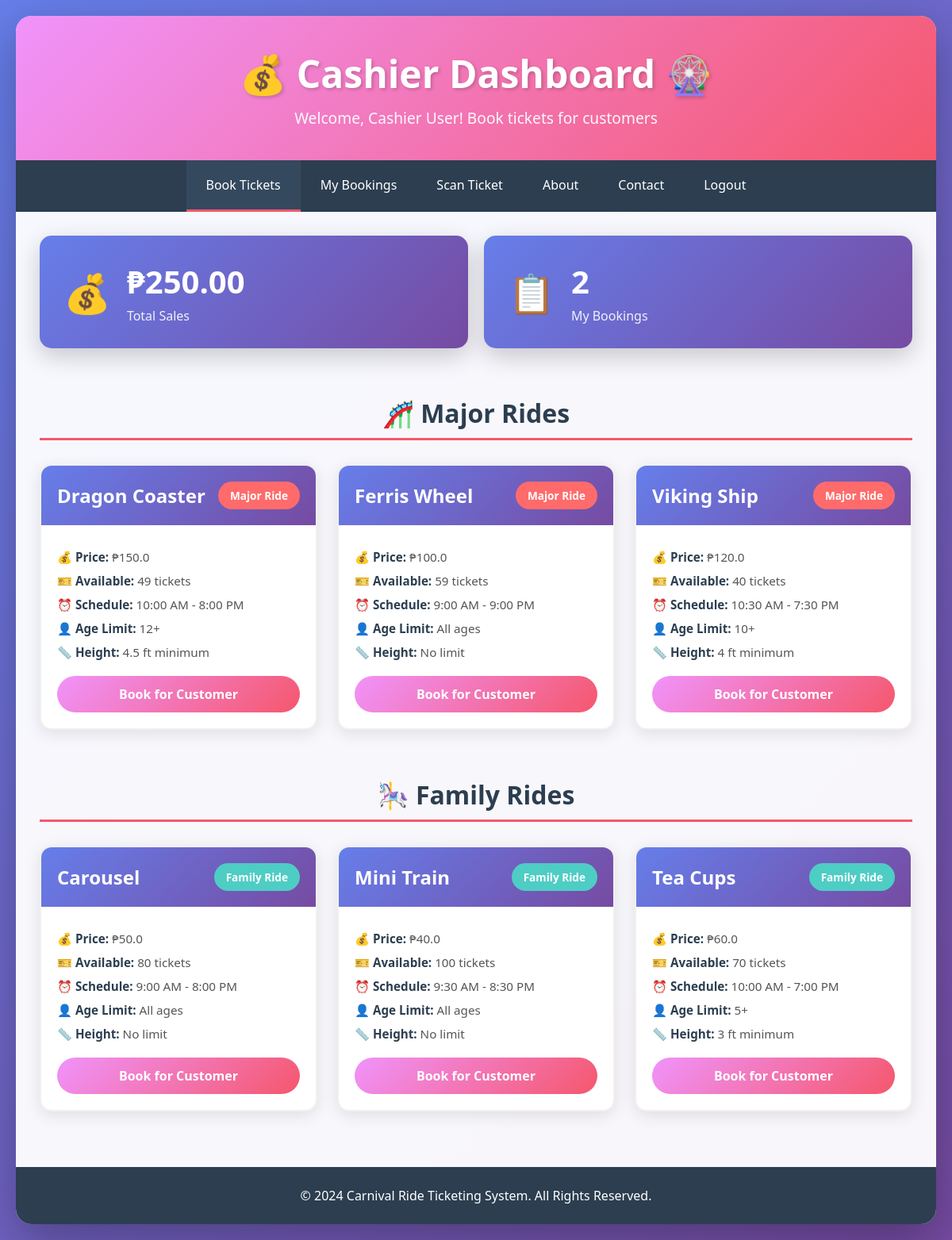
Page /cashier/dashboard (signed in) on the committed database.
### tables this page shows
CREATE TABLE rides (
            id INTEGER PRIMARY KEY AUTOINCREMENT,
            name TEXT NOT NULL,
            type TEXT NOT NULL,
            price REAL NOT NULL,
            available_tickets INTEGER NOT NULL,
            total_tickets INTEGER NOT NULL,
            schedule TEXT NOT NULL,
            age_limit TEXT NOT NULL,
            height_limit TEXT NOT NULL,
            created_at TEXT NOT NULL
        );

### app.py (the view)
@app.route('/cashier/dashboard')
@cashier_required
def cashier_dashboard():
    conn = get_db_connection()
    rides = conn.execute('SELECT * FROM rides WHERE available_tickets > 0 ORDER BY type, name').fetchall()
    major_rides = [dict(ride) for ride in rides if ride['type'] == 'Major Ride']
    family_rides = [dict(ride) for ride in rides if ride['type'] == 'Family Ride']
    cashier_bookings = conn.execute('SELECT * FROM bookings WHERE cashier_id = ?',
                                    (session['user_id'],)).fetchall()
    total_sales = sum([b['total_price'] for b in cashier_bookings])
    total_bookings = len(cashier_bookings)
    conn.close()
    return render_template('cashier_dashboard.html',
                           major_rides=major_rides,
                           family_rides=family_rides,
                           total_sales=total_sales,
                           total_bookings=total_bookings)

### app.py (called while the page is built)
def get_db_connection():
    conn = sqlite3.connect('carnival.db')
    conn.row_factory = sqlite3.Row
    return conn

def cashier_required(f):
    @wraps(f)
    def decorated_function(*args, **kwargs):
        if 'user_id' not in session or session.get('role') != 'cashier':
            flash('Cashier access required!', 'error')
            return redirect(url_for('login'))
        return f(*args, **kwargs)
    return decorated_function

### templates/cashier_dashboard.html (shortened to what this page needs)
<!DOCTYPE html>
<html lang="en">
<head>
    <link rel="stylesheet" href="{{ url_for('static', filename='css/style.css') }}">
</head>
<body>
    <div class="container">
        <header class="header">
            <h1>💰 Cashier Dashboard 🎡</h1>
            <p class="subtitle">Welcome, {{ session.full_name }}! Book tickets for customers</p>
        </header>
        <nav class="nav">
            <a href="{{ url_for('cashier_dashboard') }}" class="nav-link active">Book Tickets</a>
            <a href="{{ url_for('cashier_bookings') }}" class="nav-link">My Bookings</a>
            <a href="{{ url_for('scan_ticket') }}" class="nav-link">Scan Ticket</a>
            <a href="{{ url_for('about') }}" class="nav-link">About</a>
            <a href="{{ url_for('contact') }}" class="nav-link">Contact</a>
            <a href="{{ url_for('logout') }}" class="nav-link">Logout</a>
        </nav>
        <div class="stats-container">
            <div class="stat-card">
                <div class="stat-icon">💰</div>
                <div class="stat-info">
                    <h3>₱{{ "%.2f"|format(total_sales) }}</h3>
                    <p>Total Sales</p>
                </div>
            </div>
            <div class="stat-card">
                <div class="stat-icon">📋</div>
                <div class="stat-info">
                    <h3>{{ total_bookings }}</h3>
                    <p>My Bookings</p>
                </div>
            </div>
        </div>
        <section class="rides-section">
            <h2 class="section-title">🎢 Major Rides</h2>
            <div class="rides-grid">
                {% for ride in major_rides %}
                <div class="ride-card">
                    <div class="ride-header">
                        <h3>{{ ride.name }}</h3>
                        <span class="ride-type major">{{ ride.type }}</span>
                    </div>
                    <div class="ride-body">
                        <div class="ride-info">
                            <p><strong>💰 Price:</strong> ₱{{ ride.price }}</p>
                            <p><strong>🎫 Available:</strong> {{ ride.available_tickets }} tickets</p>
                            <p><strong>⏰ Schedule:</strong> {{ ride.schedule }}</p>
                            <p><strong>👤 Age Limit:</strong> {{ ride.age_limit }}</p>
                            <p><strong>📏 Height:</strong> {{ ride.height_limit }}</p>
                        </div>
                        <a href="{{ url_for('cashier_book', ride_id=ride.id) }}" class="btn btn-primary">Book for Customer</a>
                    </div>
                </div>
                {% endfor %}
            </div>
        </section>
        <section class="rides-section">
            <h2 class="section-title">🎠 Family Rides</h2>
            <div class="rides-grid">
                {% for ride in family_rides %}
                <div class="ride-card">
                    <div class="ride-header">
                        <h3>{{ ride.name }}</h3>
                        <span class="ride-type family">{{ ride.type }}</span>
                    </div>
                    <div class="ride-body">
                        <div class="ride-info">
                            <p><strong>💰 Price:</strong> ₱{{ ride.price }}</p>
                            <p><strong>🎫 Available:</strong> {{ ride.available_tickets }} tickets</p>
                            <p><strong>⏰ Schedule:</strong> {{ ride.schedule }}</p>
                            <p><strong>👤 Age Limit:</strong> {{ ride.age_limit }}</p>
                            <p><strong>📏 Height:</strong> {{ ride.height_limit }}</p>
                        </div>
                        <a href="{{ url_for('cashier_book', ride_id=ride.id) }}" class="btn btn-primary">Book for Customer</a>
                    </div>
                </div>
                {% endfor %}
            </div>
        </section>
        <footer class="footer">
            <p>&copy; 2024 Carnival Ride Ticketing System. All Rights Reserved.</p>
        </footer>
    </div>
</body>
</html>

### static/css/style.css (style rules this page uses)
* { margin: 0; padding: 0; box-sizing: border-box; }
body { font-family: 'Segoe UI', Tahoma, Geneva, Verdana, sans-serif; background: linear-gradient(135deg, #667eea 0%, #764ba2 100%); min-height: 100vh; padding: 20px; }
.container { max-width: 1400px; margin: 0 auto; background: rgba(255, 255, 255, 0.95); border-radius: 20px; box-shadow: 0 20px 60px rgba(0, 0, 0, 0.3); overflow: hidden; }
.header { background: linear-gradient(135deg, #f093fb 0%, #f5576c 100%); color: white; padding: 40px; text-align: center; }
.header h1 { font-size: 3em; margin-bottom: 10px; text-shadow: 2px 2px 4px rgba(0, 0, 0, 0.2); }
.subtitle { font-size: 1.2em; opacity: 0.95; }
.nav { background: #2c3e50; padding: 0; display: flex; justify-content: center; gap: 0; flex-wrap: wrap; }
.nav-link { color: white; text-decoration: none; padding: 20px 25px; display: inline-block; transition: all 0.3s; border-bottom: 3px solid transparent; }
.nav-link.active { background: #34495e; border-bottom: 3px solid #f5576c; }
.section-title { font-size: 2em; color: #2c3e50; margin-bottom: 30px; padding-bottom: 10px; border-bottom: 3px solid #f5576c; text-align: center; }
.stats-container { display: grid; grid-template-columns: repeat(auto-fit, minmax(250px, 1fr)); gap: 20px; padding: 30px; }
.stat-card { background: linear-gradient(135deg, #667eea 0%, #764ba2 100%); color: white; padding: 30px; border-radius: 15px; display: flex; align-items: center; gap: 20px; box-shadow: 0 10px 30px rgba(0, 0, 0, 0.2); transition: transform 0.3s; }
.stat-icon { font-size: 3em; }
.stat-info h3 { font-size: 2.5em; margin-bottom: 5px; }
.stat-info p { font-size: 1em; opacity: 0.9; }
.rides-section { padding: 30px; }
.rides-grid { display: grid; grid-template-columns: repeat(auto-fill, minmax(350px, 1fr)); gap: 25px; margin-top: 20px; }
.ride-card { background: white; border-radius: 15px; overflow: hidden; box-shadow: 0 5px 20px rgba(0, 0, 0, 0.1); transition: all 0.3s; border: 2px solid #f0f0f0; }
.ride-header { background: linear-gradient(135deg, #667eea 0%, #764ba2 100%); color: white; padding: 20px; display: flex; justify-content: space-between; align-items: center; }
.ride-header h3 { font-size: 1.5em; }
.ride-type { padding: 8px 15px; border-radius: 20px; font-size: 0.85em; font-weight: bold; }
.ride-type.major { background: #ff6b6b; color: white; }
.ride-type.family { background: #4ecdc4; color: white; }
.ride-body { padding: 20px; }
.ride-info { margin-bottom: 20px; }
.ride-info p { margin: 10px 0; color: #555; font-size: 0.95em; }
.ride-info strong { color: #2c3e50; }
.btn { padding: 12px 30px; border: none; border-radius: 25px; font-size: 1em; font-weight: bold; cursor: pointer; text-decoration: none; display: inline-block; transition: all 0.3s; text-align: center; }
.btn-primary { background: linear-gradient(135deg, #f093fb 0%, #f5576c 100%); color: white; width: 100%; }
.footer { background: #2c3e50; color: white; text-align: center; padding: 20px; margin-top: 40px; }
.footer p { margin: 5px 0; }

### rows in the picture
rides: name "Dragon Coaster", type "Major Ride", price "150.0", available_tickets "49", schedule "10:00 AM - 8:00 PM", age_limit "12+", height_limit "4.5 ft minimum"
rides: name "Ferris Wheel", type "Major Ride", price "100.0", available_tickets "59", schedule "9:00 AM - 9:00 PM", age_limit "All ages", height_limit "No limit"
rides: name "Viking Ship", type "Major Ride", price "120.0", available_tickets "40", schedule "10:30 AM - 7:30 PM", age_limit "10+", height_limit "4 ft minimum"
rides: name "Carousel", type "Family Ride", price "50.0", available_tickets "80", schedule "9:00 AM - 8:00 PM", age_limit "All ages", height_limit "No limit"
rides: name "Mini Train", type "Family Ride", price "40.0", available_tickets "100", schedule "9:30 AM - 8:30 PM", age_limit "All ages", height_limit "No limit"
rides: name "Tea Cups", type "Family Ride", price "60.0", available_tickets "70", schedule "10:00 AM - 7:00 PM", age_limit "5+", height_limit "3 ft minimum"

### other values in the picture
{{ session.full_name }} "Cashier User"
{{ "%.2f"|format(total_sales) }} "250.00"
{{ total_bookings }} "2"
